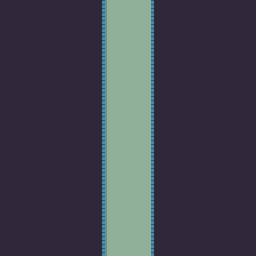

Rendered tile map (Tiled .tmx) drawn with the repository's tilesets; below, a short description and the full map source, tile grids included:
An orthogonal 16x16 tile map with 16x16 px tiles, 3 tile layers (Floor, Walls, Objects), 2 tilesets.

<map version="1.0" tiledversion="1.1.2" orientation="orthogonal" renderorder="right-down" width="16" height="16" tilewidth="16" tileheight="16" infinite="0" nextobjectid="1">
 <tileset firstgid="1" source="world1_tileset.tsx" />
 <tileset firstgid="241" source="world1_doors_front.tsx" />
 <layer name="Floor" width="16" height="16">
  <data encoding="csv">
55,55,55,55,55,55,55,55,55,55,55,55,55,55,55,55,
55,55,55,55,55,55,55,55,55,55,55,55,55,55,55,55,
55,55,55,55,55,55,55,55,55,55,55,55,55,55,55,55,
55,55,55,55,55,55,55,55,55,55,55,55,55,55,55,55,
55,55,55,55,55,55,55,55,55,55,55,55,55,55,55,55,
55,55,55,55,55,55,55,55,55,55,55,55,55,55,55,55,
55,55,55,55,55,55,55,55,55,55,55,55,55,55,55,55,
55,55,55,55,55,55,55,55,55,55,55,55,55,55,55,55,
55,55,55,55,55,55,55,55,55,55,55,55,55,55,55,55,
55,55,55,55,55,55,55,55,55,55,55,55,55,55,55,55,
55,55,55,55,55,55,55,55,55,55,55,55,55,55,55,55,
55,55,55,55,55,55,55,55,55,55,55,55,55,55,55,55,
55,55,55,55,55,55,55,55,55,55,55,55,55,55,55,55,
55,55,55,55,55,55,55,55,55,55,55,55,55,55,55,55,
55,55,55,55,55,55,55,55,55,55,55,55,55,55,55,55,
55,55,55,55,55,55,55,55,55,55,55,55,55,55,55,55
</data>
 </layer>
 <layer name="Walls" width="16" height="16">
  <data encoding="csv">
26,26,26,26,26,26,54,0,0,56,26,26,26,26,26,26,
26,26,26,26,26,26,54,0,0,56,26,26,26,26,26,26,
26,26,26,26,26,26,54,0,0,56,26,26,26,26,26,26,
26,26,26,26,26,26,54,0,0,56,26,26,26,26,26,26,
26,26,26,26,26,26,54,0,0,56,26,26,26,26,26,26,
26,26,26,26,26,26,54,0,0,56,26,26,26,26,26,26,
26,26,26,26,26,26,54,0,0,56,26,26,26,26,26,26,
26,26,26,26,26,26,54,0,0,56,26,26,26,26,26,26,
26,26,26,26,26,26,54,0,0,56,26,26,26,26,26,26,
26,26,26,26,26,26,54,0,0,56,26,26,26,26,26,26,
26,26,26,26,26,26,54,0,0,56,26,26,26,26,26,26,
26,26,26,26,26,26,54,0,0,56,26,26,26,26,26,26,
26,26,26,26,26,26,54,0,0,56,26,26,26,26,26,26,
26,26,26,26,26,26,54,0,0,56,26,26,26,26,26,26,
26,26,26,26,26,26,54,0,0,56,26,26,26,26,26,26,
26,26,26,26,26,26,54,0,0,56,26,26,26,26,26,26
</data>
 </layer>
 <layer name="Objects" width="16" height="16">
  <data encoding="csv">
0,0,0,0,0,0,0,0,0,0,0,0,0,0,0,0,
0,0,0,0,0,0,0,0,0,0,0,0,0,0,0,0,
0,0,0,0,0,0,0,0,0,0,0,0,0,0,0,0,
0,0,0,0,0,0,0,0,0,0,0,0,0,0,0,0,
0,0,0,0,0,0,0,0,0,0,0,0,0,0,0,0,
0,0,0,0,0,0,0,0,0,0,0,0,0,0,0,0,
0,0,0,0,0,0,0,0,0,0,0,0,0,0,0,0,
0,0,0,0,0,0,0,0,0,0,0,0,0,0,0,0,
0,0,0,0,0,0,0,0,0,0,0,0,0,0,0,0,
0,0,0,0,0,0,0,0,0,0,0,0,0,0,0,0,
0,0,0,0,0,0,0,0,0,0,0,0,0,0,0,0,
0,0,0,0,0,0,0,0,0,0,0,0,0,0,0,0,
0,0,0,0,0,0,0,0,0,0,0,0,0,0,0,0,
0,0,0,0,0,0,0,0,0,0,0,0,0,0,0,0,
0,0,0,0,0,0,0,0,0,0,0,0,0,0,0,0,
0,0,0,0,0,0,0,0,0,0,0,0,0,0,0,0
</data>
 </layer>
</map>
